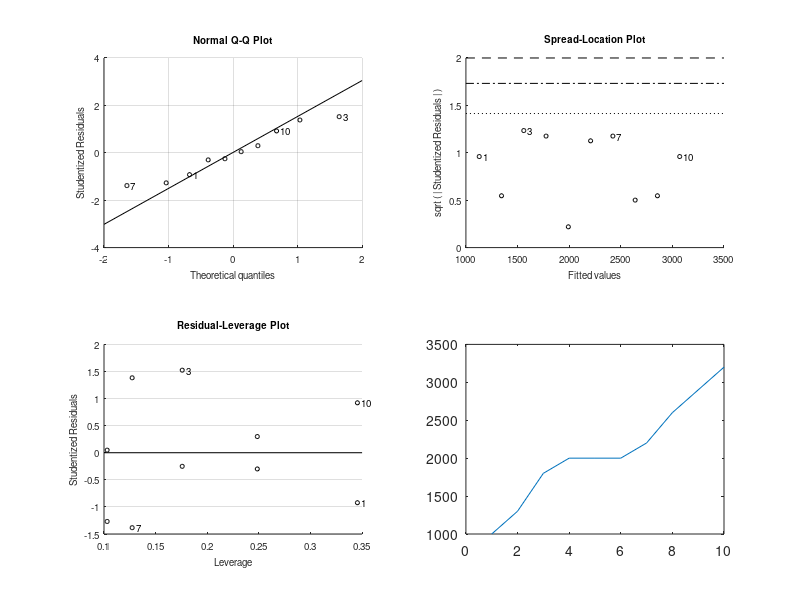

Reproduce this figure in MATLAB. (Note: this script raises an error after producing the figure.)

%linear regression solving a, and b
x=[1,2,3,4,5,6,7,8,9,10]'
y=[1000,1300,1800,2000,2000,2000,2200,2600,2900,3200]'
p = polyfit(x,y,1)
mdl = fitlm(x,y);
h1 = plot(x,y);
N=10
alpha = 0.05; conf = 1-alpha
CM = mdl.CoefficientCovariance
SE = diag(sqrt(CM))
mdl = fitlm(x,y);



X2=x.^2
XY= times(x,y)
 Sumx = sum(x)
 Sumy=sum(y)
 SumXY=sum(XY)
 N=10
 SumX2=sum(X2)